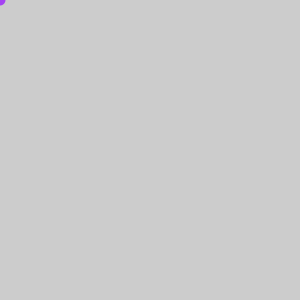
Frame 1 (no input)
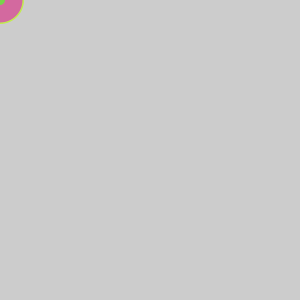
Frame 60 (the mouse pressed at the canvas centre just before this capture)
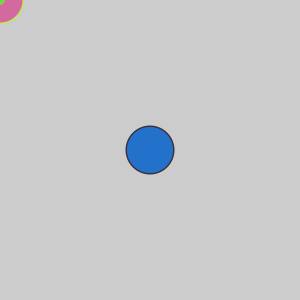
Frame 120 (the mouse held since frame 60 and released just before this capture)

The Processing sketch that drew these frames (run headless with seeded random() and noise(); from frame 60 on, the mouse is pressed at the canvas centre):

// Processing sketch: ellipse3
// ── ellipse3.pde
//Práctica 00: Calentando motores
//03
//ellipse()

//Taller "Identidad generativa con Processing"
//Imparte: Julián Pérez - info@julian-perez.com  
//Escuela de verano 2019 - Escuela de diseño Arte Diez - Madrid

int d;

void setup() {
  size(300,300);
}

void draw() {
  noStroke();
  fill(int(random(255)),int(random(255)),int(random(255)));
  d = int(random(50));
  ellipse(mouseX, mouseY, d,d);
}
